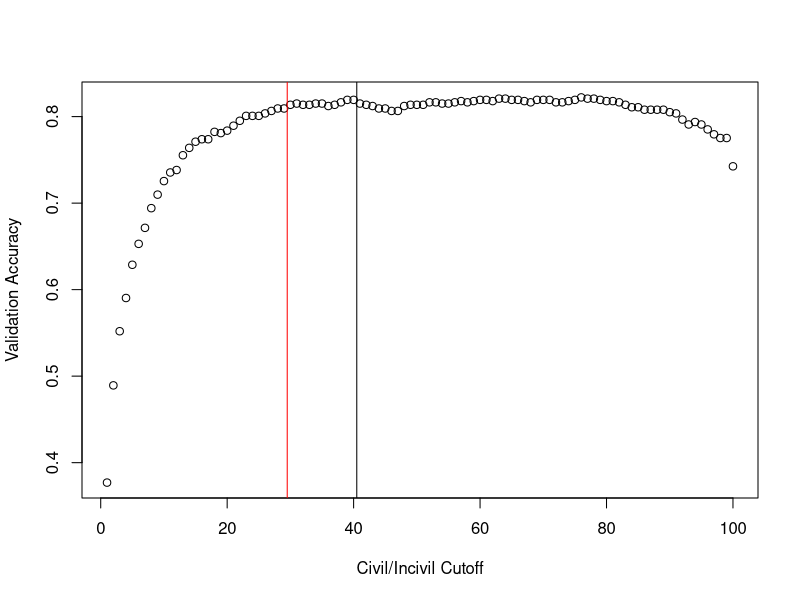

R code for this plot:

##Figure 10
setwd("C:/Users/kevin/Documents/GitHub/replication_dont_at_me/")

library(dplyr)


validation_tweets<-read.csv(file = "validation_tweets.csv", stringsAsFactors = T)

agg_thresholds<-c(.295, .405)


##filter to where there's agreement 

agreement<-filter(validation_tweets, Agreement == "Yes")



  ###validate for real
acc<-NULL
for(i in 1:100){
  acc[i] <-(length(agreement$Answer1[(agreement$Answer1 == "Civil" & agreement$scores < i/100)] ) + 
              length(agreement$Answer1[(agreement$Answer1 == "Incivil" & agreement$scores > i/100)] )) /
    length(agreement$Answer1)
  
  
}

x<-seq(1:100)

pdf("results/validation_accuracy.pdf", 8 , 5)
plot(x = x, y= acc, ylab = "Validation Accuracy", xlab = "Civil/Incivil Cutoff" )
abline(v = agg_thresholds[1]*100, col = "red")
abline(v = agg_thresholds[2]*100, col = "black")

dev.off()



